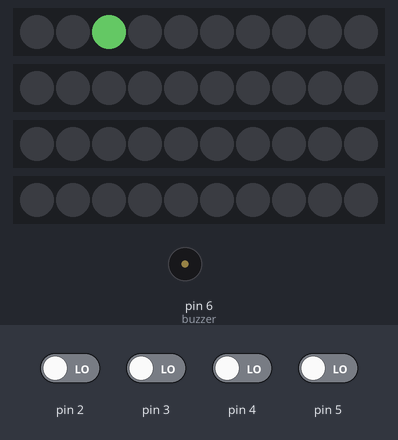
Bench run of a sketch on a simulated Arduino Uno, built with avr-gcc and run on an emulated ATmega328P. On the bench: 4 × 10 RGB LEDs in strip order, left to right, buzzer (waves = sounding). The test bench sets the inputs (shaded band); at power-on: pin 2–5 LOW. Dim RGB values are drawn brighter than linear.

Above: at 1.2 s.
1.3 s: pin 2 driven HIGH
At 5.4 s:
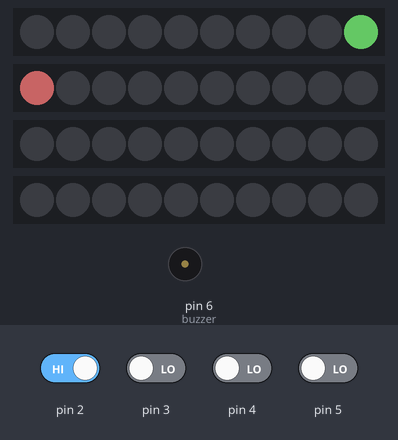
At 15.9 s:
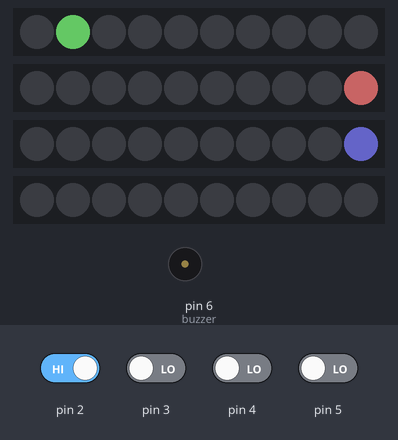
Timing chart, 0 to 17.4 s (numbered marks = the images above; inputs shaded):
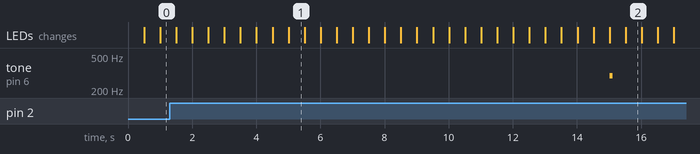

The sketch:

copy_of_ada_bongo_hero_v11.ino
```cpp
#include <Adafruit_NeoPixel.h>

#define LED_1 10
#define LED_2 11
#define LED_3 12
#define LED_4 13

#define NUMLED 10
#define NOTE_D4  294


Adafruit_NeoPixel pixel_1(NUMLED, LED_1, NEO_GRB + NEO_KHZ800);
Adafruit_NeoPixel pixel_2(NUMLED, LED_2, NEO_GRB + NEO_KHZ800);
Adafruit_NeoPixel pixel_3(NUMLED, LED_3, NEO_GRB + NEO_KHZ800);
Adafruit_NeoPixel pixel_4(NUMLED, LED_4, NEO_GRB + NEO_KHZ800);

#define DELAYLOOP 500

void setup() {
	pixel_1.begin();
  	pixel_2.begin();
 	pixel_3.begin();
  	pixel_4.begin();

  	pinMode(2, INPUT);
  	pinMode(3, INPUT);
  	pinMode(4, INPUT);
  	pinMode(5, INPUT);
  	pinMode(6, OUTPUT);  //buzzer
}

void choose(int fita){
switch(fita){
  case 1:
    for(int i=0; i<NUMLED; i++){
    pixel_1.setPixelColor(i, pixel_1.Color(50, 100, 50));
    pixel_1.show();
	delay(DELAYLOOP);
    pixel_1.clear();
   }
   break;
  case 2:
    for(int i=0; i<NUMLED; i++){
    pixel_2.setPixelColor(i, pixel_2.Color(100, 50, 50));
    pixel_2.show();
	delay(DELAYLOOP);
    pixel_2.clear();
   }
    break;
  case 3:
    for(int i=0; i<NUMLED; i++){
    pixel_3.setPixelColor(i, pixel_3.Color(50, 50, 100));
    pixel_3.show();
	delay(DELAYLOOP);
    pixel_3.clear();
   }
    break;
  case 4:
    for(int i=0; i<NUMLED; i++){
    pixel_4.setPixelColor(i, pixel_4.Color(100, 100, 100));
    pixel_4.show();
	delay(DELAYLOOP);
    pixel_4.clear();
   }
    break;
 }
}


void loop(){
  if((digitalRead(2) || digitalRead(3) || digitalRead(4) || digitalRead(5))==1){
   tone(6, NOTE_D4, 100);
  }

  choose(1);
  choose(2);
  choose(3);

  //implementar velocidade e multuabilidade, ou seja, chamar mais de uma fita ao mesmo tempo


	/*for(int i=0; i<NUMLED; i++) {

		pixels.setPixelColor(i, pixels.Color(150, 0, 0));

		pixels.show();

		delay(DELAYLOOP);
	}*/
}
```

Measured:
- after the input at 1.3 s, tone on pin 6 (buzzer): silent → 294 Hz after 13.7 s, → silent 0.10 s later
- what the display in image 1 shows lasts 0.5 s, from 5.0 s to 5.5 s
